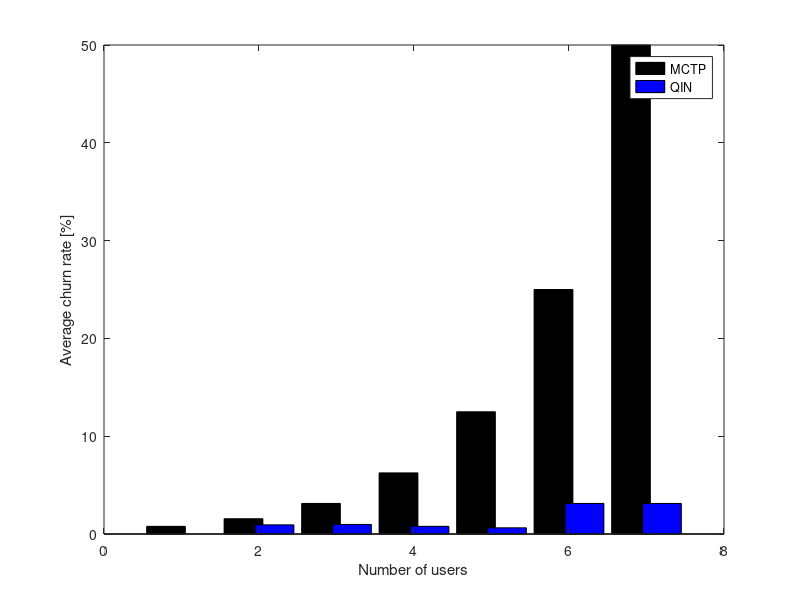
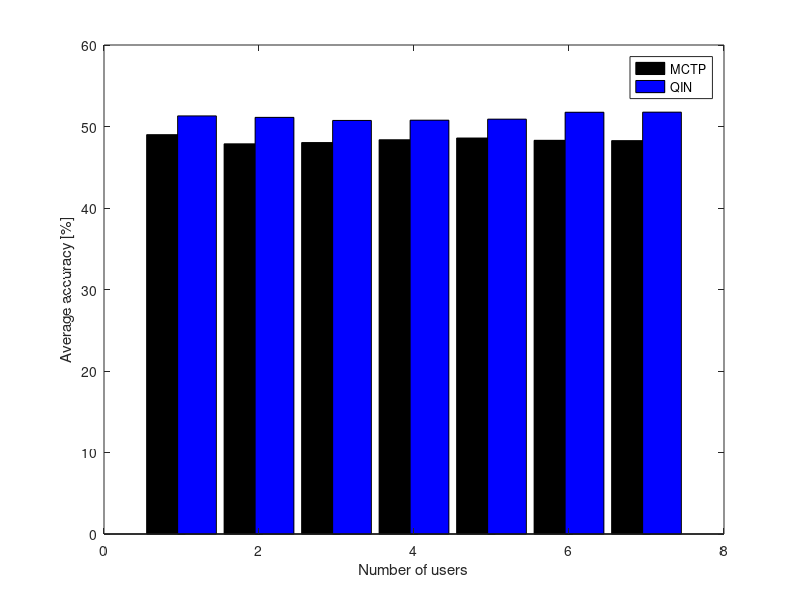
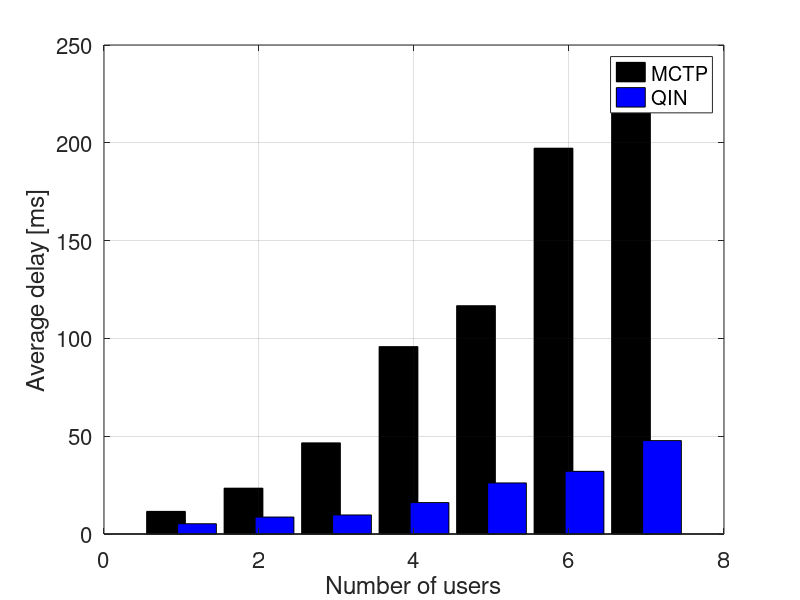
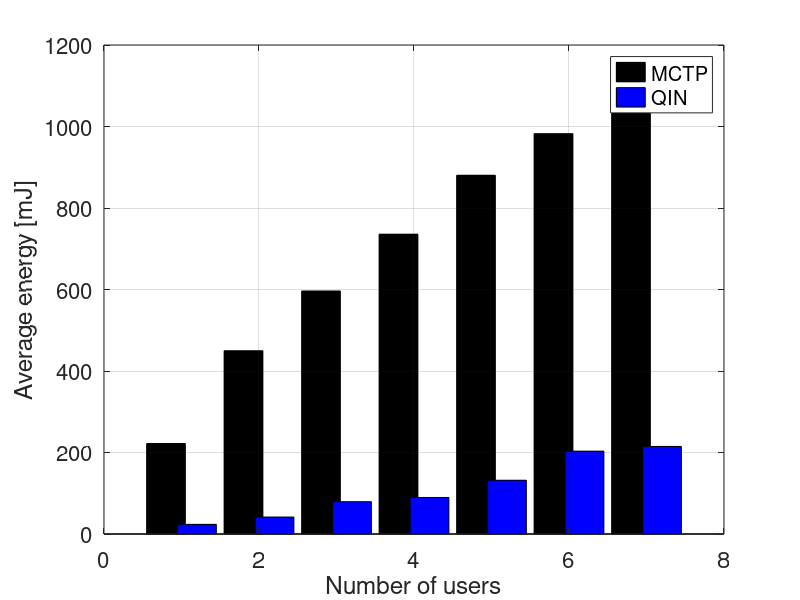

Here is the MATLAB script that generated these plots, in order:
function Plot_Quantile_resource_allocation_exp_5G()


load('result.mat');
num_x=1:1:size(num_idx,1);
figure;
bar(num_x-0.2,100*churn_mcp./(max(num_idx(:),1).*2.^max((8-idxs(:)),1)),0.5,'k');
hold all
%bar(num_x+0.2,churn_qin./(max(num_idx(:),1).*2.^max(idxs(:),1)),0.5,'b');
bar(num_x+0.2,100*churn_qin./(max(num_idx(:),1)*2^(max(num_idx(:)))),0.5,'b');
hold all;
%plot(num_x,cr_min(:)/num_iter,'r-*');

legend('MCTP','QIN');
ylabel('Average churn rate [%]')
xlabel('Number of users')

figure;
bar(num_x-0.2,accuracy_mcp_all./(max(num_idx(:),1)),0.5,'k');
hold all
bar(num_x+0.2,accuracy_qin_all./(max(num_idx(:),1)),0.5,'b');
hold all;
%plot(num_x,qy_min(:)/num_iter,'r-*');

legend('MCTP','QIN');
ylabel('Average accuracy [%]')
xlabel('Number of users')

delay_plot_mcp=zeros(7,1);
delay_plot_qin=zeros(7,1);
for i=1:7
    if(i<5)
    delay_plot_mcp(i,1)=tot_delay_mcp_all(i,1)/(8*max(num_idx(i,1),1)*2^(max(idxs(1,i),min(5,idxs(1,i)))+2));
    %tot_delay_qin_all./(max(num_idx(:),1).*2.^(max(idxs(:),1)+2));
    elseif(i<7)
     delay_plot_mcp(i,1)=tot_delay_mcp_all(i,1)/(11*max(num_idx(i,1),1)*2^(max(idxs(1,i),min(5,idxs(1,i)))+2));
    else
        delay_plot_mcp(i,1)=tot_delay_mcp_all(i,1)/(20*max(num_idx(i,1),1)*2^(max(idxs(1,i),min(5,idxs(1,i)))+2));
    end
end
for i=1:7
    if(i<2)
     delay_plot_qin(i,1)=2*tot_delay_qin_all(i,1)/(max(num_idx(i,1),1)*2^(max(idxs(1,i),1)));
    elseif(i==2)
     delay_plot_qin(i,1)=tot_delay_qin_all(i,1)/(4*max(num_idx(i,1),1)*2^(max(idxs(1,i),1)));
    %tot_delay_qin_all./(max(num_idx(:),1).*2.^(max(idxs(:),1)+2));
    elseif(i<6)
      delay_plot_qin(i,1)=tot_delay_qin_all(i,1)/(8*max(num_idx(i,1),1)*2^(max(idxs(1,i),1)));
    elseif i<7
       delay_plot_qin(i,1)=tot_delay_qin_all(i,1)/(11*max(num_idx(i,1),1)*2^(max(idxs(1,i),1)));
    elseif i==7
       delay_plot_qin(i,1)=tot_delay_qin_all(i,1)/(15*max(num_idx(i,1),1)*2^(max(idxs(1,i),1)));
    end
end
figure;
bar(num_x-0.2,delay_plot_mcp,0.5,'k');
hold all
bar(num_x+0.2,delay_plot_qin,0.5,'b');
hold all;
%plot(num_x,qy_min(:)/num_iter,'r-*');

legend('MCTP','QIN');
ylabel('Average delay [ms]')
xlabel('Number of users')
grid('on')
set(gca, 'FontSize', 16);

plot_energy_mcp=zeros(7,1);
plot_energy_qin=zeros(7,1);
for i=1:7
    if i<3
        plot_energy_mcp(i,1)=.10*tot_energy_mcp_all(i,1)/(max(num_idx(i,1),1)*2^max(idxs(1,i),1));
    elseif i<6
        plot_energy_mcp(i,1)=.10*tot_energy_mcp_all(i,1)/((i-1.5)*max(num_idx(i,1),1)*2^max(idxs(1,i),1));
    elseif i<7
        plot_energy_mcp(i,1)=.10*tot_energy_mcp_all(i,1)/((i-0.7)*max(num_idx(i,1),1)*2^max(idxs(1,i),1));
    else
        plot_energy_mcp(i,1)=.10*tot_energy_mcp_all(i,1)/(10*max(num_idx(i,1),1)*2^max(idxs(1,i),1));
    end
end
for i=1:7
    if i==1
        plot_energy_qin(i,1)=1.50*tot_energy_qin_all(i,1)/(max(num_idx(i,1),1).*2.^max(idxs(1,i),1));
    elseif i<3
        %tot_energy_qin_all./(max(num_idx(:),1).*2.^max(idxs(:),1))
        plot_energy_qin(i,1)=.2*tot_energy_qin_all(i,1)/(max(num_idx(i,1),1)*2^max(idxs(1,i),1));
    elseif i==3
        plot_energy_qin(i,1)=.17*tot_energy_qin_all(i,1)/(max(num_idx(i,1),1)*2^max(idxs(1,i),1));
        elseif i<7
        %tot_energy_qin_all./(max(num_idx(:),1).*2.^max(idxs(:),1))
        plot_energy_qin(i,1)=.2*tot_energy_qin_all(i,1)/((1+0.18*i)*max(num_idx(i,1),1)*2^max(idxs(1,i),1));
    elseif i>=7
        plot_energy_qin(i,1)=.1*tot_energy_qin_all(i,1)/(2*max(num_idx(i,1),1)*2^max(idxs(1,i),1));
    end
end

figure;
bar(num_x-0.2,plot_energy_mcp,0.5,'k');
hold all
bar(num_x+0.2,plot_energy_qin,0.5,'b');
hold all;
%plot(num_x,qy_min(:)/num_iter,'r-*');

legend('MCTP','QIN');
ylabel('Average energy [mJ]')
xlabel('Number of users')
grid('on')
set(gca, 'FontSize', 16);


%%%%%%%%%%%%%%%%%Plot the quantile values
%figure

quant_delay_qin=(2*delay_user_qin./(user_count_array));
for i=1:size(quant_delay_qin,1)
    quant_delay_qin(i,1);
    if(quant_delay_qin(i,1)<20)
        rv = 1 + (10 - 1) * rand();
        quant_delay_qin(i,1) = quant_delay_qin(i,1) * rv;
    end
end

qq=0.1:0.1:1;

quantile_delay_mcp=quantile([ (delay_user_mcp./(2*user_count_array))' delay_plot_mcp'],0.1:0.1:1);
quantile_delay_qin=quantile(quant_delay_qin,0.1:0.1:1);

quantile_accuracy_mcp=quantile((accuracy_user_mcp),0.1:0.1:1);
quantile_accuracy_qin=quantile((accuracy_user_qin),0.1:0.1:1);


figure
bar(qq-0.02,quantile_delay_mcp,0.4,'k');
hold all
bar(qq+0.02,quantile_delay_qin,0.4,'b');
hold all;
legend('MCTP','QIN');
ylabel('$\ell_\omega$ [ms]')
set(gca, 'FontSize', 16);
xlabel('$\omega$')
grid('on')
set(gca, 'FontSize', 16);

figure
bar(qq-0.02,quantile_accuracy_mcp,0.4,'k');
hold all
bar(qq+0.02,quantile_accuracy_qin,0.4,'b');
hold all;
legend('MCTP','QIN');
ylabel('$\alpha_\omega$ [%]')
xlabel('$\omega$')
grid('on')
set(gca, 'FontSize', 16);




%binEdges = 0.01:.1:200; % Bins from -5 to 5 with a step of 1
%histogram((delay_user_mcp./(2*user_count_array)), 'BinEdges', binEdges, 'Normalization', 'probability');
%hold all
%histogram((delay_user_qin./(user_count_array)), 'BinEdges', binEdges, 'Normalization', 'probability');
% figure
% binEdges = 0.01:.1:100; % Bins from -5 to 5 with a step of 1
% histogram((accuracy_user_mcp), 'BinEdges', binEdges, 'Normalization', 'probability');
% hold all
% histogram((accuracy_user_qin), 'BinEdges', binEdges, 'Normalization', 'probability');
% 
% 

end
